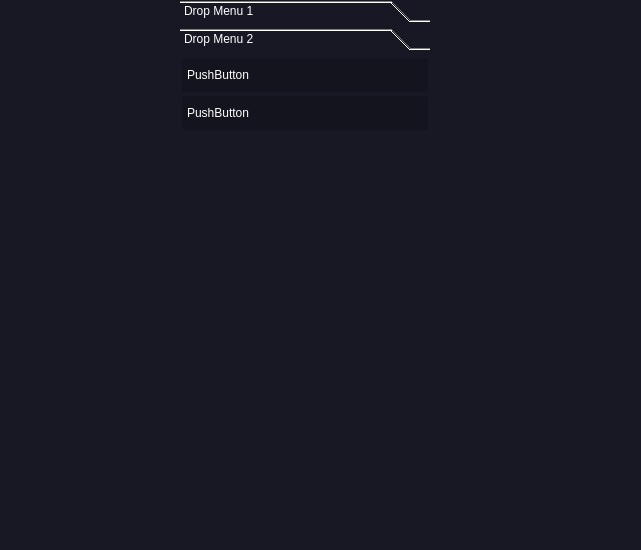
<?xml version="1.0" encoding="UTF-8"?>
<ui version="4.0">
 <class>MainWindow</class>
 <widget class="QMainWindow" name="MainWindow">
  <property name="geometry">
   <rect>
    <x>0</x>
    <y>0</y>
    <width>641</width>
    <height>550</height>
   </rect>
  </property>
  <property name="font">
   <font>
    <family>Noto Sans Mono Light</family>
   </font>
  </property>
  <property name="windowTitle">
   <string>MainWindow</string>
  </property>
  <property name="styleSheet">
   <string notr="true">*{
	background-color: transparent;
	padding: 0;
	margin: 0;
	border: none;
	color: #fff;
}
QPushButton{
	background-color: rgba(14, 14, 22, 100);
	border: 2px solid rgb(24, 24, 36);
	border-radius: 5px;
}
#centralwidget{
	background-color: rgb(24, 24, 36);
	text-align: left;
}
#footer{	
	background-color: rgb(9, 5, 13);
	padding: 10px;
}
#messages_widget,
#menu_widget,
#right_menu,
#search_widget,
#notifications_widget,
#bottom_menu,
#login_widget,
#header_search_widget{	
	background-color: rgb(9, 5, 13);
	padding: 10px;
	border-radius: 5px;
}</string>
  </property>
  <widget class="QWidget" name="centralwidget">
   <property name="styleSheet">
    <string notr="true"/>
   </property>
   <layout class="QHBoxLayout" name="horizontalLayout">
    <property name="spacing">
     <number>0</number>
    </property>
    <property name="leftMargin">
     <number>0</number>
    </property>
    <property name="topMargin">
     <number>0</number>
    </property>
    <property name="rightMargin">
     <number>0</number>
    </property>
    <property name="bottomMargin">
     <number>0</number>
    </property>
    <item>
     <widget class="QWidget" name="widget" native="true">
      <widget class="QToolBox" name="toolBox_2">
       <property name="geometry">
        <rect>
         <x>180</x>
         <y>0</y>
         <width>250</width>
         <height>550</height>
        </rect>
       </property>
       <property name="styleSheet">
        <string notr="true">QToolBox{
	background-color: rgb(24, 24, 36);
	text-align: left;
}
QPushButton{
	background-color: rgba(14, 14, 22, 100);
	border: 2px solid rgb(24, 24, 36);
	padding: 10px 5px;
	border-radius: 5px;
	text-align: left;
}
</string>
       </property>
       <property name="currentIndex">
        <number>1</number>
       </property>
       <widget class="QWidget" name="page_9">
        <property name="geometry">
         <rect>
          <x>0</x>
          <y>0</y>
          <width>250</width>
          <height>488</height>
         </rect>
        </property>
        <attribute name="icon">
         <iconset resource="icons.qrc">
          <normaloff>:/icons/icons/chevron-down.svg</normaloff>:/icons/icons/chevron-down.svg</iconset>
        </attribute>
        <attribute name="label">
         <string>Drop Menu 1</string>
        </attribute>
        <layout class="QVBoxLayout" name="verticalLayout_11">
         <property name="spacing">
          <number>0</number>
         </property>
         <property name="leftMargin">
          <number>0</number>
         </property>
         <property name="topMargin">
          <number>0</number>
         </property>
         <property name="rightMargin">
          <number>0</number>
         </property>
         <property name="bottomMargin">
          <number>0</number>
         </property>
         <item>
          <widget class="QPushButton" name="pushButton_6">
           <property name="text">
            <string>PushButton</string>
           </property>
          </widget>
         </item>
         <item alignment="Qt::AlignTop">
          <widget class="QFrame" name="frame_12">
           <property name="frameShape">
            <enum>QFrame::StyledPanel</enum>
           </property>
           <property name="frameShadow">
            <enum>QFrame::Raised</enum>
           </property>
           <layout class="QVBoxLayout" name="verticalLayout_12">
            <property name="spacing">
             <number>0</number>
            </property>
            <property name="leftMargin">
             <number>0</number>
            </property>
            <property name="topMargin">
             <number>0</number>
            </property>
            <property name="rightMargin">
             <number>0</number>
            </property>
            <property name="bottomMargin">
             <number>0</number>
            </property>
            <item>
             <widget class="QPushButton" name="pushButton_5">
              <property name="text">
               <string>PushButton</string>
              </property>
             </widget>
            </item>
           </layout>
          </widget>
         </item>
        </layout>
       </widget>
       <widget class="QWidget" name="page_10">
        <property name="geometry">
         <rect>
          <x>0</x>
          <y>0</y>
          <width>250</width>
          <height>488</height>
         </rect>
        </property>
        <attribute name="icon">
         <iconset resource="icons.qrc">
          <normaloff>:/icons/icons/chevron-down.svg</normaloff>:/icons/icons/chevron-down.svg</iconset>
        </attribute>
        <attribute name="label">
         <string>Drop Menu 2</string>
        </attribute>
        <layout class="QVBoxLayout" name="verticalLayout_13">
         <property name="spacing">
          <number>0</number>
         </property>
         <property name="leftMargin">
          <number>0</number>
         </property>
         <property name="topMargin">
          <number>0</number>
         </property>
         <property name="rightMargin">
          <number>0</number>
         </property>
         <property name="bottomMargin">
          <number>0</number>
         </property>
         <item>
          <widget class="QPushButton" name="pushButton">
           <property name="text">
            <string>PushButton</string>
           </property>
          </widget>
         </item>
         <item>
          <widget class="QPushButton" name="pushButton_2">
           <property name="text">
            <string>PushButton</string>
           </property>
          </widget>
         </item>
         <item>
          <widget class="QFrame" name="frame_13">
           <property name="frameShape">
            <enum>QFrame::StyledPanel</enum>
           </property>
           <property name="frameShadow">
            <enum>QFrame::Raised</enum>
           </property>
           <layout class="QVBoxLayout" name="verticalLayout_14">
            <property name="spacing">
             <number>0</number>
            </property>
            <property name="leftMargin">
             <number>0</number>
            </property>
            <property name="topMargin">
             <number>0</number>
            </property>
            <property name="rightMargin">
             <number>0</number>
            </property>
            <property name="bottomMargin">
             <number>0</number>
            </property>
           </layout>
          </widget>
         </item>
        </layout>
       </widget>
      </widget>
     </widget>
    </item>
   </layout>
  </widget>
 </widget>
 <resources>
  <include location="icons.qrc"/>
 </resources>
 <connections/>
</ui>
